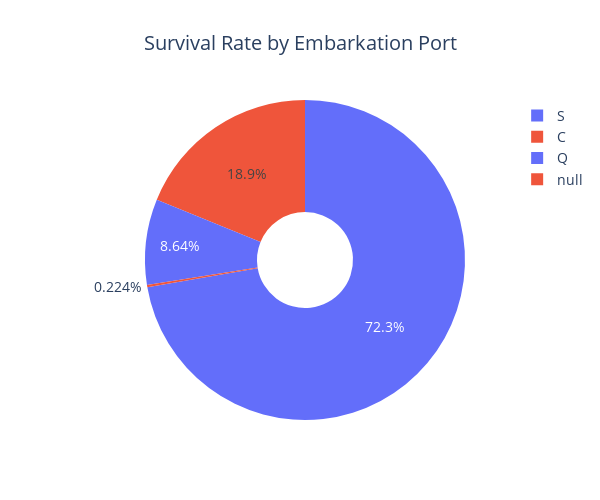

Notebook code for this chart:
### Code cell
fig = px.pie(df, names='Embarked', color='Survived', 
             title="Survival Rate by Embarkation Port",
             hole=0.3, labels={'Embarked':'Embarked Port'})
fig.update_layout(width=600, height=500, title_font_size=20, 
                  title_x=0.5, font=dict(size=14))
fig.show()

### Figure 1 — Plotly figure (JSON) as saved in the notebook; plotly's stock layout.template omitted (floating-point values rounded to 4 significant figures; data arrays with more than 128 entries replaced by an {"elided": "..."} marker saying what was removed)
{"data": [{"customdata": {"elided": "891x1 int values"}, "domain": {"x": [0, 1], "y": [0, 1]}, "hole": 0.3, "hovertemplate": "Embarked Port=%{label}<br>Survived=%{customdata[0]}<extra></extra>", "labels": {"elided": "891 str values"}, "legendgroup": "", "marker": {"colors": {"elided": "891 str values"}}, "name": "", "showlegend": true, "type": "pie"}], "layout": {"font": {"size": 14}, "height": 500, "legend": {"tracegroupgap": 0}, "title": {"font": {"size": 20}, "text": "Survival Rate by Embarkation Port", "x": 0.5}, "width": 600}}
